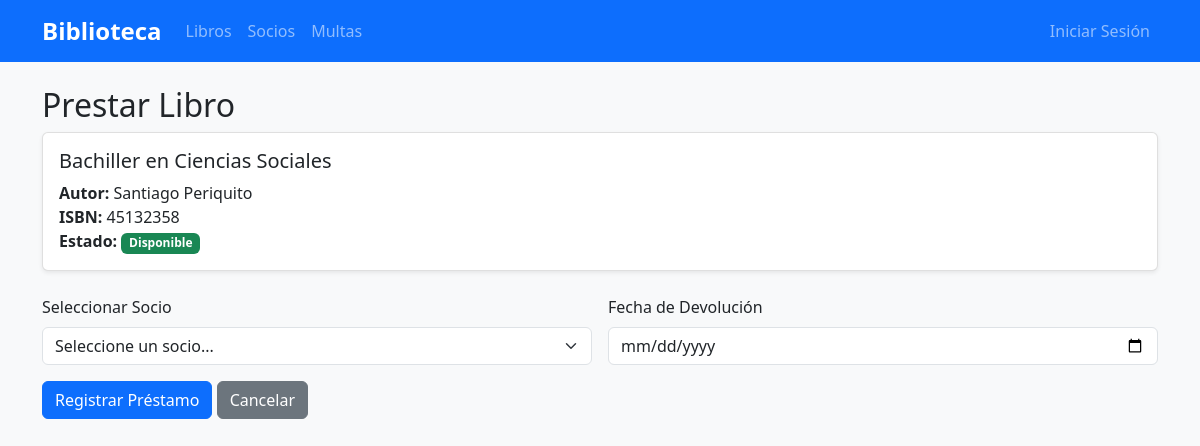
Page /libros/2/prestar/ on the committed database.
### libros/models.py (models this page shows, shortened)
class Libro(models.Model):
    ESTADOS = [
        ("disponible", "Disponible"),
        ("prestado", "Prestado"),
        ("revision", "En revisión"),
    ]
    titulo = models.CharField(max_length=200)
    autor = models.CharField(max_length=150)
    isbn = models.CharField(max_length=13, unique=True)
    editorial = models.CharField(max_length=100)
    año_publicacion = models.IntegerField()
    estado = models.CharField(max_length=20, choices=ESTADOS, default="disponible")
    fecha_alta = models.DateTimeField(auto_now_add=True)
    class Meta:
        verbose_name = "Libro"
        verbose_name_plural = "Libros"
        ordering = ["titulo"]
    @property
    def disponible(self):
        return self.estado == "disponible"

### libros/views.py (the view, shortened to what this page needs)
# urls.py: path("<int:pk>/prestar/", views.PrestarLibroView.as_view(), name="prestar"),
class PrestarLibroView(TemplateView):
    template_name = "libros/prestar.html"
    def get_context_data(self, **kwargs):
        context = super().get_context_data(**kwargs)
        context["libro"] = get_object_or_404(Libro, pk=kwargs["pk"])
        context["socios"] = Socio.objects.filter(activo=True)
        return context

### socios/models.py (called while the page is built)
    @property
    def nombre_completo(self):
        return f"{self.nombre} {self.apellidos}"

### templates/libros/prestar.html (shortened to what this page needs)
{% extends 'base.html' %}
{% block content %}
<h2>Prestar Libro</h2>
<div class="card mb-4">
    <div class="card-body">
        <h5 class="card-title">{{ libro.titulo }}</h5>
        <p class="card-text">
            <strong>Autor:</strong> {{ libro.autor }}<br>
            <strong>ISBN:</strong> {{ libro.isbn }}<br>
            <strong>Estado:</strong>
            <span class="badge bg-{% if libro.disponible %}success{% else %}warning{% endif %}">
                {{ libro.get_estado_display }}
            </span>
        </p>
    </div>
</div>
{% if libro.disponible %}
<form method="post" class="row g-3">
    <div class="col-md-6">
        <label for="socio_id" class="form-label">Seleccionar Socio</label>
        <select class="form-select" name="socio_id" id="socio_id" required>
            <option value="">Seleccione un socio...</option>
        </select>
    </div>
    <div class="col-md-6">
        <label for="fecha_devolucion" class="form-label">Fecha de Devolución</label>
        <input type="date" class="form-control" name="fecha_devolucion" id="fecha_devolucion" required>
    </div>
    <div class="col-12">
        <button type="submit" class="btn btn-primary">Registrar Préstamo</button>
        <a href="{% url 'libros:lista' %}" class="btn btn-secondary">Cancelar</a>
    </div>
</form>
{% else %}
<div class="alert alert-warning">
    Este libro no está disponible para préstamo.
</div>
<a href="{% url 'libros:lista' %}" class="btn btn-secondary">Volver</a>
{% endif %}
{% endblock %}

### static/css/styles.css (style rules this page uses)
body { background-color: #f8f9fa; }
.card { box-shadow: 0 0.125rem 0.25rem rgba(0, 0, 0, 0.075); border: 1px solid rgba(0, 0, 0, 0.125); }
.btn { border-radius: 0.375rem; }
.badge { font-size: 0.75em; }

### rows in the picture
Libro: titulo "Bachiller en Ciencias Sociales", autor "Santiago Periquito", isbn "45132358", estado "Disponible"
